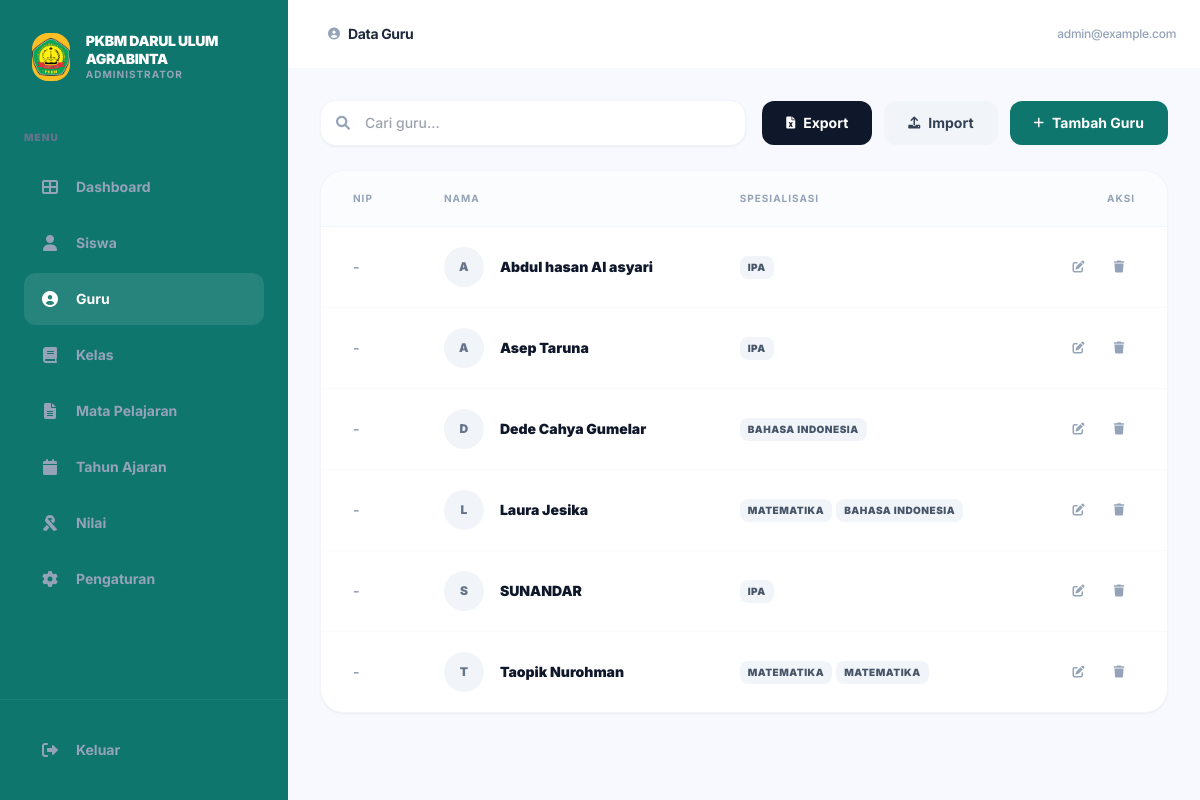
The page /teachers/ (signed in) on the database its author committed.
### apps_main/models.py (models this page shows, shortened)
class SchoolProfile(models.Model):
    name = models.CharField(max_length=255, default="PKBM Darul Ulum Agrabinta")
    logo = models.ImageField(upload_to='school/', null=True, blank=True)
    principal_name = models.CharField(max_length=255)
    nip = models.CharField(max_length=50, blank=True, null=True)
    address = models.TextField()
    phone = models.CharField(max_length=20, blank=True, null=True)
    email = models.EmailField(blank=True, null=True)
    theme_color = models.CharField(max_length=20, default="#1e295b")
    signature = models.ImageField(upload_to='school/signature/', null=True, blank=True)
    stamp = models.ImageField(upload_to='school/stamp/', null=True, blank=True)

class User(AbstractUser):
    ROLE_CHOICES = (
        ('ADMIN', 'Super Admin'),
        ('TEACHER', 'Teacher'),
        ('STUDENT', 'Student'),
    )
    role = models.CharField(max_length=10, choices=ROLE_CHOICES, default='STUDENT')
    photo = models.ImageField(upload_to='user_photos/', null=True, blank=True)

class Teacher(models.Model):
    user = models.OneToOneField(User, on_delete=models.CASCADE, related_name='teacher_profile')
    nip = models.CharField(max_length=50, unique=True, null=True, blank=True)
    subjects = models.ManyToManyField(Subject, through='TeacherSubject')
    signature = models.ImageField(upload_to='teacher/signatures/', null=True, blank=True)

class Subject(models.Model):
    PROGRAM_CHOICES = (
        ('PAKET_B', 'Paket B (SMP)'),
        ('PAKET_C', 'Paket C (SMA)'),
        ('BOTH', 'Keduanya'),
    )
    name = models.CharField(max_length=100)
    code = models.CharField(max_length=20, unique=True)
    program = models.CharField(max_length=20, choices=PROGRAM_CHOICES, default='BOTH')

### apps_main/views.py (the view, shortened to what this page needs)
# urls.py: path('teachers/', views.manage_teachers, name='manage_teachers'),
@user_passes_test(is_admin)
def manage_teachers(request):
    teachers = Teacher.objects.all().order_by('user__first_name')
    subjects = Subject.objects.all().order_by('name')
    classes = ClassLevel.objects.all().order_by('name')
    return render(request, 'apps_main/manage_teachers.html', {
        'teachers': teachers,
        'subjects': subjects,
        'classes': classes,
        'page_title': 'Data Guru'
    })

### apps_main/context_processors.py (called while the page is built)
def school_profile(request):
    school = SchoolProfile.objects.first()
    return {
        'school_profile': school
    }

### apps_main/views.py (called while the page is built)
def is_admin(user):
    return user.is_authenticated and user.role == 'ADMIN'

### templates/apps_main/manage_teachers.html (shortened to what this page needs)
{% extends 'base.html' %}
{% block page_title %}Data Guru{% endblock %}
{% block page_icon %}<i class="fas fa-user-circle text-xs"></i>{% endblock %}
{% block content %}
<div class="space-y-6">
    <div class="flex flex-col md:flex-row md:items-center justify-between gap-4">
        <div class="relative flex-1 max-w-md">
            <span class="absolute inset-y-0 left-0 pl-4 flex items-center text-slate-400">
                <i class="fas fa-search text-sm"></i>
            </span>
            <input type="text" placeholder="Cari guru..." class="w-full pl-11 pr-4 py-3 bg-white border border-slate-100 rounded-2xl shadow-sm focus:ring-2 focus-ring-primary focus:border-[primary] transition-all text-sm font-medium">
        </div>
        <div class="flex items-center gap-3">
            <a href="{% url 'export_teachers_excel' %}" class="inline-flex items-center px-6 py-3 bg-slate-900 text-white rounded-xl font-bold text-sm hover:opacity-90 transition-all">
                <i class="fas fa-file-excel mr-2 text-xs"></i> Export
            </a>
            <button type="button" onclick="openTeacherImportModal()" class="inline-flex items-center px-6 py-3 bg-slate-100 text-slate-700 rounded-xl font-bold text-sm hover:bg-slate-200 transition-all">
                <i class="fas fa-upload mr-2 text-xs"></i> Import
            </button>
            <button onclick="openTeacherModal()" class="inline-flex items-center px-6 py-3 bg-primary text-white rounded-xl font-bold text-sm hover:shadow-lg hover:shadow-primary/20 transition-all">
                <i class="fas fa-plus mr-2 text-xs"></i> Tambah Guru
            </button>
        </div>
    </div>
    <div class="bg-white rounded-3xl shadow-sm border border-slate-100 overflow-hidden">
        <div class="overflow-x-auto">
            <table class="w-full text-left">
                <thead>
                    <tr class="bg-slate-50/50 text-slate-400 text-[10px] font-black uppercase tracking-widest border-b border-slate-100">
                        <th class="px-8 py-5">NIP</th>
                        <th class="px-8 py-5">Nama</th>
                        <th class="px-8 py-5">Spesialisasi</th>
                        <th class="px-8 py-5 text-right">Aksi</th>
                    </tr>
                </thead>
                <tbody class="divide-y divide-slate-50">
                    {% for teacher in teachers %}
                    <tr class="hover:bg-slate-50/30 transition-colors group">
                        <td class="px-8 py-5 text-sm font-bold text-slate-400 group-hover:text-slate-900 transition-colors">{{ teacher.nip|default:"-" }}</td>
                        <td class="px-8 py-5">
                            <div class="flex items-center space-x-4">
                                <div class="w-10 h-10 rounded-full bg-slate-100 flex items-center justify-center text-slate-500 font-black text-xs">
                                    {{ teacher.user.first_name.0|upper }}
                                </div>
                                <span class="text-sm font-black text-slate-900">{{ teacher.user.get_full_name }}</span>
                            </div>
                        </td>
                        <td class="px-8 py-5">
                            <div class="flex flex-wrap gap-1">
                                {% for subject in teacher.subjects.all %}
                                <span class="px-2 py-1 bg-slate-100 text-slate-600 rounded-lg text-[10px] font-black uppercase tracking-wider">
                                    {{ subject.name }}
                                </span>
                                {% empty %}
                                <span class="text-xs text-slate-400 font-bold italic">Belum ada mapel</span>
                                {% endfor %}
                            </div>
                        </td>
                        <td class="px-8 py-5 text-right">
                            <button onclick="editTeacher({
                                id: '{{ teacher.id }}',
                                name: '{{ teacher.user.get_full_name|escapejs }}',
                                email: '{{ teacher.user.email|default:""|escapejs }}',
                                username: '{{ teacher.user.username|escapejs }}',
                                nip: '{{ teacher.nip|default:""|escapejs }}',
                                homeroom_class_id: '{{ teacher.homeroom_classes.first.id }}',
                                assignments: [
                                    {% for ts in teacher.teachersubject_set.all %}
                                    { subject_id: '{{ ts.subject.id }}', class_id: '{{ ts.class_level.id }}' }{% if not forloop.last %},{% endif %}
                                    {% endfor %}
                                ]
                            })" class="inline-flex items-center justify-center w-8 h-8 text-slate-400 hover:text-primary hover:bg-primary/5 rounded-lg transition-all">
                                <i class="fas fa-edit text-xs"></i>
                            </button>
                            <button onclick="confirmDeleteTeacher('{% url 'delete_teacher' teacher.id %}', '{{ teacher.user.get_full_name|escapejs }}')" class="inline-flex items-center justify-center w-8 h-8 text-slate-400 hover:text-red-600 hover:bg-red-50 rounded-lg transition-all ml-1">
                                <i class="fas fa-trash text-xs"></i>
                            </button>
                        </td>
                    </tr>
                    {% endfor %}
                </tbody>
            </table>
        </div>
    </div>
</div>
{% endblock %}

### templates/base.html (shortened to what this page needs)
<!DOCTYPE html>
<html lang="en">
<head>
    <script src="https://cdn.tailwindcss.com"></script>
    <link href="https://cdnjs.cloudflare.com/ajax/libs/font-awesome/6.0.0/css/all.min.css" rel="stylesheet">
</head>
<body class="bg-[#f8f9fe] text-[#1e293b]">
    {% if user.is_authenticated %}
    <div class="min-h-screen flex">
        <aside id="sidebar" class="w-72 bg-primary text-white flex-shrink-0 hidden md:flex flex-col fixed inset-y-0 left-0 z-50 md:relative transition-transform -translate-x-full md:translate-x-0">
            <div class="p-8 flex items-center justify-between">
                <div class="flex items-center space-x-4">
                    <div class="w-12 h-12 bg-[#fbbf24] rounded-2xl flex items-center justify-center text-primary text-2xl overflow-hidden">
                        {% if school_profile.logo %}
                            <img src="{{ school_profile.logo.url }}" class="w-full h-full object-contain">
                        {% else %}
                            <i class="fas fa-graduation-cap"></i>
                        {% endif %}
                    </div>
                    <div>
                        <h1 class="text-sm font-black tracking-tight leading-tight uppercase">{{ school_profile.name|default:'PKBM Darul Ulum' }}</h1>
                        <p class="text-[10px] text-slate-400 font-bold uppercase tracking-widest">Administrator</p>
                    </div>
                </div>
            </div>
            <div class="px-6 py-4">
                <p class="text-[10px] font-black text-slate-500 uppercase tracking-widest mb-4">Menu</p>
                <nav class="space-y-1">
                    <a href="{% url 'dashboard' %}" class="flex items-center space-x-4 p-4 rounded-xl {% if request.resolver_match.url_name == 'dashboard' %}bg-white/10 text-white{% else %}text-slate-400 hover:text-white transition{% endif %}">
                        <i class="fas fa-th-large w-5 text-center"></i>
                        <span class="text-sm font-bold">Dashboard</span>
                    </a>
                    {% if user.role == 'ADMIN' %}
                    <a href="{% url 'manage_students' %}" class="flex items-center space-x-4 p-4 rounded-xl {% if request.resolver_match.url_name == 'manage_students' %}bg-white/10 text-white{% else %}text-slate-400 hover:text-white transition{% endif %}">
                        <i class="fas fa-user w-5 text-center"></i>
                        <span class="text-sm font-bold">Siswa</span>
                    </a>
                    <a href="{% url 'manage_teachers' %}" class="flex items-center space-x-4 p-4 rounded-xl {% if request.resolver_match.url_name == 'manage_teachers' %}bg-white/10 text-white{% else %}text-slate-400 hover:text-white transition{% endif %}">
                        <i class="fas fa-user-circle w-5 text-center"></i>
                        <span class="text-sm font-bold">Guru</span>
                    </a>
                    <a href="{% url 'manage_classes' %}" class="flex items-center space-x-4 p-4 rounded-xl {% if request.resolver_match.url_name == 'manage_classes' %}bg-white/10 text-white{% else %}text-slate-400 hover:text-white transition{% endif %}">
                        <i class="fas fa-book w-5 text-center"></i>
                        <span class="text-sm font-bold">Kelas</span>
                    </a>
                    <a href="{% url 'manage_subjects' %}" class="flex items-center space-x-4 p-4 rounded-xl {% if request.resolver_match.url_name == 'manage_subjects' %}bg-white/10 text-white{% else %}text-slate-400 hover:text-white transition{% endif %}">
                        <i class="fas fa-file-alt w-5 text-center"></i>
                        <span class="text-sm font-bold">Mata Pelajaran</span>
                    </a>
                    <a href="{% url 'manage_academic_years' %}" class="flex items-center space-x-4 p-4 rounded-xl {% if request.resolver_match.url_name == 'manage_academic_years' %}bg-white/10 text-white{% else %}text-slate-400 hover:text-white transition{% endif %}">
                        <i class="fas fa-calendar w-5 text-center"></i>
                        <span class="text-sm font-bold">Tahun Ajaran</span>
                    </a>
                    <a href="{% url 'manage_grades' %}" class="flex items-center space-x-4 p-4 rounded-xl {% if request.resolver_match.url_name == 'manage_grades' %}bg-white/10 text-white{% else %}text-slate-400 hover:text-white transition{% endif %}">
                        <i class="fas fa-ribbon w-5 text-center"></i>
                        <span class="text-sm font-bold">Nilai</span>
                    </a>
                    <a href="{% url 'manage_settings' %}" class="flex items-center space-x-4 p-4 rounded-xl {% if request.resolver_match.url_name == 'manage_settings' %}bg-white/10 text-white{% else %}text-slate-400 hover:text-white transition{% endif %}">
                        <i class="fas fa-cog w-5 text-center"></i>
                        <span class="text-sm font-bold">Pengaturan</span>
                    </a>
                    {% endif %}
                </nav>
            </div>
            <div class="mt-auto p-6 border-t border-white/5">
                <form action="{% url 'logout' %}" method="post">
                    <button type="submit" class="flex items-center space-x-4 p-4 w-full text-slate-400 hover:text-white transition">
                        <i class="fas fa-sign-out-alt w-5 text-center"></i>
                        <span class="text-sm font-bold">Keluar</span>
                    </button>
                </form>
            </div>
        </aside>
        <main class="flex-1 flex flex-col min-w-0">
            <header class="bg-white p-6 flex justify-between items-center sticky top-0 z-10">
                <div class="flex items-center space-x-4">
                    <div class="flex items-center space-x-2 text-slate-400">
                        {% block page_icon %}<i class="fas fa-columns text-xs"></i>{% endblock %}
                        <span class="text-sm font-bold text-slate-800 tracking-tight">{% block page_title %}Dashboard{% endblock %}</span>
                    </div>
                </div>
                <div class="flex items-center space-x-4">
                    <p class="text-xs font-medium text-slate-400 tracking-tight">{{ user.email|default:user.username }}</p>
                </div>
            </header>
            <div class="p-8 flex-1 overflow-auto">
                {% block content %}{% endblock %}
            </div>
        </main>
    </div>
    {% else %}
    <div class="min-h-screen bg-slate-100 flex items-center justify-center p-4">
        {% block login_content %}{% endblock %}
    </div>
    {% endif %}
</body>
</html>

### rows shown on the page
SchoolProfile: logo (picture), name "PKBM DARUL ULUM AGRABINTA"
User: email "admin@example.com"
Teacher: nip "-", user.first_name.0 "A", user.get_full_name "Abdul hasan Al asyari"
Subject: name "IPA"
Teacher: nip "-", user.first_name.0 "A", user.get_full_name "Asep Taruna"
Teacher: nip "-", user.first_name.0 "D", user.get_full_name "Dede Cahya Gumelar"
Subject: name "BAHASA INDONESIA"
Teacher: nip "-", user.first_name.0 "L", user.get_full_name "Laura Jesika"
Subject: name "MATEMATIKA"
Teacher: nip "-", user.first_name.0 "S", user.get_full_name "SUNANDAR"
Teacher: nip "-", user.first_name.0 "T", user.get_full_name "Taopik Nurohman"
